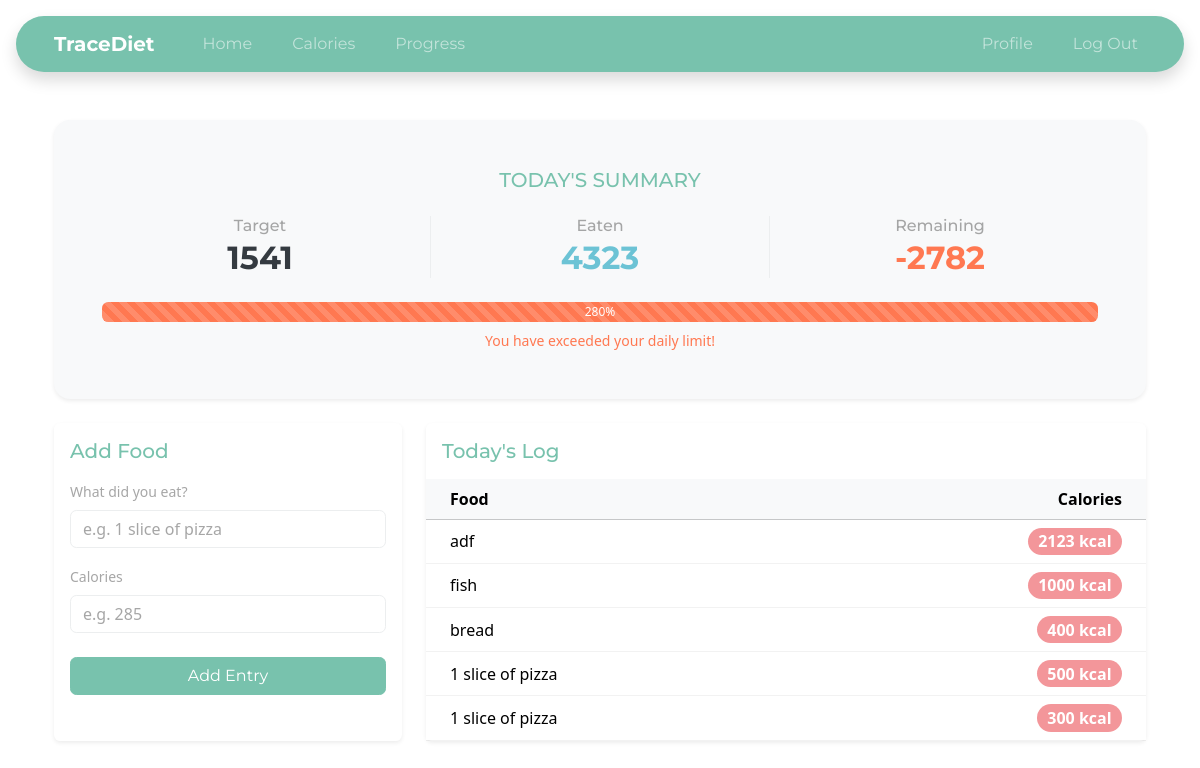
The page /calories (signed in) on the database its author committed.
### tables this page shows
CREATE TABLE tracker_logs (
    id INTEGER PRIMARY KEY AUTOINCREMENT,
    user_id INTEGER NOT NULL,
    food_name TEXT NOT NULL,
    calories INTEGER NOT NULL,
    date DATE DEFAULT CURRENT_DATE,
    FOREIGN KEY (user_id) REFERENCES users (id)
);

### app.py (the view)
@app.route("/calories", methods=["GET", "POST"])
def calories():
    if not session.get("user_id"):
        flash("Please log in to view your calories.", "danger")
        return redirect("/login")
    user_id = session["user_id"]
    if request.method == "POST":
        food_name = request.form.get("food_name")
        calories_str = request.form.get("calories")
        if not food_name or not calories_str:
            flash("Food name and calories are required.", "danger")
            return redirect("/calories")
        try:
            calories = int(calories_str)
        except ValueError:
            flash("Calories must be a valid whole number.", "danger")
            return redirect("/calories")
        if calories < 0:
            flash("Calories cannot be negative.", "danger")
            return redirect("/calories")
        db.execute(
            "INSERT INTO tracker_logs (user_id, food_name, calories, date) VALUES (?, ?, ?, CURRENT_DATE)",
            user_id,
            food_name,
            calories,
        )
        flash(f"'{food_name}' added to today's log!", "success")
        return redirect("/calories")
    else:
        user = db.execute("SELECT * FROM users WHERE id = ?", user_id)[0]
        logs = db.execute(
            "SELECT * FROM body_logs WHERE user_id = ? ORDER BY date DESC, id DESC LIMIT 1",
            user_id,
        )
        latest_log = logs[0] if len(logs) > 0 else None
        goals = db.execute("SELECT * FROM user_goals WHERE user_id = ?", user_id)
        goal = goals[0] if len(goals) > 0 else None
        daily_target = 0
        if latest_log and goal and goal["target_weight"]:
            birth_date = datetime.strptime(user["birthday"], "%Y-%m-%d")
            today = datetime.today()
            age = (
                today.year
                - birth_date.year
                - ((today.month, today.day) < (birth_date.month, birth_date.day))
            )
            weight = latest_log["weight"]
            height = latest_log["height"]
            if user["gender"] == "male":
                bmr = (10 * weight) + (6.25 * height) - (5 * age) + 5
            else:
                bmr = (10 * weight) + (6.25 * height) - (5 * age) - 161
            tdee = bmr * 1.2
            target_w = goal["target_weight"]
            if target_w < weight:
                daily_target = int(tdee - 500)
            elif target_w > weight:
                daily_target = int(tdee + 500)
            else:
                daily_target = int(tdee)
            if user["gender"] == "male" and daily_target < 1500:
                daily_target = 1500
            elif user["gender"] == "female" and daily_target < 1200:
                daily_target = 1200
        foods = db.execute(
            "SELECT * FROM tracker_logs WHERE user_id = ? AND date = CURRENT_DATE ORDER BY id DESC",
            user_id,
        )
        total_calories = sum(food["calories"] for food in foods)
        return render_template(
            "calories.html",
            target=daily_target,
            foods=foods,
            total=total_calories,
            latest_log=latest_log,
        )

### templates/calories.html (shortened to what this page needs)
{% extends "layout.html" %}
{% block main %}
<div class="container">
    {% if target == 0 %}
    <div class="alert alert-warning shadow-sm rounded-4 text-center py-4 mb-5">
        <h4 class="alert-heading fw-bold">Missing Information!</h4>
        <p class="mb-0">You need to provide your current weight, height, and
            target weight to calculate your daily calorie goal.</p>
        <hr>
        <a href="/progress" class="btn btn-primary mt-2">Go to Progress Page</a>
    </div>
    {% else %}
    {% set remaining = target - total %}
    {% set percentage = ((total / target) * 100) | int if target > 0 else 0 %}
    {% set bar_width = 100 if percentage > 100 else percentage %}
    <div class="card border-0 shadow-sm rounded-4 mb-4 bg-light">
        <div class="card-body p-4 p-md-5">
            <h5 class="text-primary text-uppercase tracking-wide mb-4 text-center">Today's Summary</h5>
            <div class="row text-center mb-4">
                <div class="col-4">
                    <h6 class="text-muted mb-1">Target</h6>
                    <h2 class="fw-bold text-dark mb-0">{{ target }}</h2>
                </div>
                <div class="col-4 border-start border-end">
                    <h6 class="text-muted mb-1">Eaten</h6>
                    <h2 class="fw-bold text-info mb-0">{{ total }}</h2>
                </div>
                <div class="col-4">
                    <h6 class="text-muted mb-1">Remaining</h6>
                    <h2 class="fw-bold {% if remaining < 0 %}text-danger{% else %}text-success{% endif %} mb-0">
                        {{ remaining }}
                    </h2>
                </div>
            </div>
            <div class="progress" style="height: 20px;">
                <div class="progress-bar progress-bar-striped progress-bar-animated
                    {% if percentage > 100 %}bg-danger{% elif percentage > 80 %}bg-warning{% else %}bg-success{% endif %}"
                    role="progressbar" style="width: {{ bar_width }}%;" aria-valuenow="{{ percentage }}"
                    aria-valuemin="0" aria-valuemax="100">
                    {{ percentage }}%
                </div>
            </div>
            {% if percentage > 100 %}
            <p class="text-danger text-center small mt-2 mb-0 fw-medium">You have exceeded your daily limit!</p>
            {% endif %}
        </div>
    </div>
    {% endif %}
    <div class="row">
        <div class="col-lg-4 mb-4">
            <div class="card border-0 shadow-sm h-100">
                <div class="card-body">
                    <h5 class="card-title text-primary mb-3">Add Food</h5>
                    <form action="/calories" method="post">
                        <div class="mb-3">
                            <label class="form-label small text-muted">What did you eat?</label>
                            <input type="text" class="form-control" id="food_name" name="food_name"
                                placeholder="e.g. 1 slice of pizza" required>
                        </div>
                        <div class="mb-4">
                            <label class="form-label small text-muted">Calories</label>
                            <input type="number" class="form-control" id="calories_input" name="calories"
                                placeholder="e.g. 285" required>
                        </div>
                        <div class="d-grid gap-2">
                            <button type="submit" class="btn btn-primary">Add Entry</button>
                        </div>
                    </form>
                </div>
            </div>
        </div>
        <div class="col-lg-8 mb-4">
            <div class="card border-0 shadow-sm h-100">
                <div class="card-body p-0">
                    <h5 class="card-title text-primary p-3 mb-0">Today's Log</h5>
                    <div class="table-responsive">
                        <table class="table table-hover align-middle mb-0">
                            <thead class="table-light">
                                <tr>
                                    <th class="ps-4">Food</th>
                                    <th class="text-end pe-4">Calories</th>
                                </tr>
                            </thead>
                            <tbody>
                                {% if foods %}
                                {% for food in foods %}
                                <tr>
                                    <td class="ps-4 fw-medium">{{ food.food_name }}</td>
                                    <td class="text-end pe-4"><span class="badge bg-secondary rounded-pill fs-6">{{
                                            food.calories }} kcal</span></td>
                                </tr>
                                {% endfor %}
                                {% else %}
                                <tr>
                                    <td colspan="2" class="text-center text-muted py-5">
                                        No food logged today. Try adding your first meal!
                                    </td>
                                </tr>
                                {% endif %}
                            </tbody>
                        </table>
                    </div>
                </div>
            </div>
        </div>
    </div>
</div>
{% endblock %}

### rows shown on the page
tracker_logs: food_name "adf", calories "2123"
tracker_logs: food_name "fish", calories "1000"
tracker_logs: food_name "bread", calories "400"
tracker_logs: food_name "1 slice of pizza", calories "500"
tracker_logs: food_name "1 slice of pizza", calories "300"

### other values the page prints
{{ target }} "1541"
{{ total }} "4323"
{{ remaining }} "-2782"
{{ percentage }} "280"
